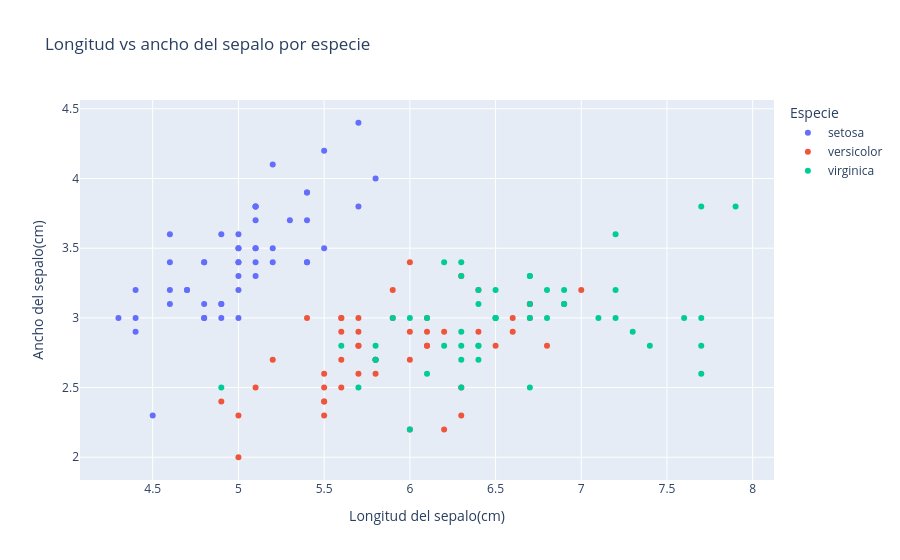

Source (notebook cell):
### Code cell
# 1. Gráfico de dispersión básico
# Construye un gráfico de dispersión que muestre la relación entre `sepal_length` y `sepal_width`. Diferencia
# cada observación según la especie mediante el parámetro `color`. Agrega un título descriptivo y etiquetas
# claras para ambos ejes.
fig=px.scatter(
    df,
    x="sepal_length",
    y="sepal_width",
    color="species",
    title="Longitud vs ancho del sepalo por especie",
    labels={
        "sepal_length":"Longitud del sepalo(cm)",
        "sepal_width":"Ancho del sepalo(cm)",
        "species":"Especie"
    }
)
fig.show()

### Figure 1 — Plotly figure (JSON) as saved in the notebook; plotly's stock layout.template omitted (floating-point values rounded to 4 significant figures)
{"data": [{"hovertemplate": "Especie=setosa<br>Longitud del sepalo(cm)=%{x}<br>Ancho del sepalo(cm)=%{y}<extra></extra>", "legendgroup": "setosa", "marker": {"color": "#636efa", "symbol": "circle"}, "mode": "markers", "name": "setosa", "orientation": "v", "showlegend": true, "type": "scatter", "x": [5.1, 4.9, 4.7, 4.6, 5.0, 5.4, 4.6, 5.0, 4.4, 4.9, 5.4, 4.8, 4.8, 4.3, 5.8, 5.7, 5.4, 5.1, 5.7, 5.1, 5.4, 5.1, 4.6, 5.1, 4.8, 5.0, 5.0, 5.2, 5.2, 4.7, 4.8, 5.4, 5.2, 5.5, 4.9, 5.0, 5.5, 4.9, 4.4, 5.1, 5.0, 4.5, 4.4, 5.0, 5.1, 4.8, 5.1, 4.6, 5.3, 5.0], "xaxis": "x", "y": [3.5, 3.0, 3.2, 3.1, 3.6, 3.9, 3.4, 3.4, 2.9, 3.1, 3.7, 3.4, 3.0, 3.0, 4.0, 4.4, 3.9, 3.5, 3.8, 3.8, 3.4, 3.7, 3.6, 3.3, 3.4, 3.0, 3.4, 3.5, 3.4, 3.2, 3.1, 3.4, 4.1, 4.2, 3.1, 3.2, 3.5, 3.6, 3.0, 3.4, 3.5, 2.3, 3.2, 3.5, 3.8, 3.0, 3.8, 3.2, 3.7, 3.3], "yaxis": "y"}, {"hovertemplate": "Especie=versicolor<br>Longitud del sepalo(cm)=%{x}<br>Ancho del sepalo(cm)=%{y}<extra></extra>", "legendgroup": "versicolor", "marker": {"color": "#EF553B", "symbol": "circle"}, "mode": "markers", "name": "versicolor", "orientation": "v", "showlegend": true, "type": "scatter", "x": [7.0, 6.4, 6.9, 5.5, 6.5, 5.7, 6.3, 4.9, 6.6, 5.2, 5.0, 5.9, 6.0, 6.1, 5.6, 6.7, 5.6, 5.8, 6.2, 5.6, 5.9, 6.1, 6.3, 6.1, 6.4, 6.6, 6.8, 6.7, 6.0, 5.7, 5.5, 5.5, 5.8, 6.0, 5.4, 6.0, 6.7, 6.3, 5.6, 5.5, 5.5, 6.1, 5.8, 5.0, 5.6, 5.7, 5.7, 6.2, 5.1, 5.7], "xaxis": "x", "y": [3.2, 3.2, 3.1, 2.3, 2.8, 2.8, 3.3, 2.4, 2.9, 2.7, 2.0, 3.0, 2.2, 2.9, 2.9, 3.1, 3.0, 2.7, 2.2, 2.5, 3.2, 2.8, 2.5, 2.8, 2.9, 3.0, 2.8, 3.0, 2.9, 2.6, 2.4, 2.4, 2.7, 2.7, 3.0, 3.4, 3.1, 2.3, 3.0, 2.5, 2.6, 3.0, 2.6, 2.3, 2.7, 3.0, 2.9, 2.9, 2.5, 2.8], "yaxis": "y"}, {"hovertemplate": "Especie=virginica<br>Longitud del sepalo(cm)=%{x}<br>Ancho del sepalo(cm)=%{y}<extra></extra>", "legendgroup": "virginica", "marker": {"color": "#00cc96", "symbol": "circle"}, "mode": "markers", "name": "virginica", "orientation": "v", "showlegend": true, "type": "scatter", "x": [6.3, 5.8, 7.1, 6.3, 6.5, 7.6, 4.9, 7.3, 6.7, 7.2, 6.5, 6.4, 6.8, 5.7, 5.8, 6.4, 6.5, 7.7, 7.7, 6.0, 6.9, 5.6, 7.7, 6.3, 6.7, 7.2, 6.2, 6.1, 6.4, 7.2, 7.4, 7.9, 6.4, 6.3, 6.1, 7.7, 6.3, 6.4, 6.0, 6.9, 6.7, 6.9, 5.8, 6.8, 6.7, 6.7, 6.3, 6.5, 6.2, 5.9], "xaxis": "x", "y": [3.3, 2.7, 3.0, 2.9, 3.0, 3.0, 2.5, 2.9, 2.5, 3.6, 3.2, 2.7, 3.0, 2.5, 2.8, 3.2, 3.0, 3.8, 2.6, 2.2, 3.2, 2.8, 2.8, 2.7, 3.3, 3.2, 2.8, 3.0, 2.8, 3.0, 2.8, 3.8, 2.8, 2.8, 2.6, 3.0, 3.4, 3.1, 3.0, 3.1, 3.1, 3.1, 2.7, 3.2, 3.3, 3.0, 2.5, 3.0, 3.4, 3.0], "yaxis": "y"}], "layout": {"legend": {"title": {"text": "Especie"}, "tracegroupgap": 0}, "title": {"text": "Longitud vs ancho del sepalo por especie"}, "xaxis": {"anchor": "y", "domain": [0, 1], "title": {"text": "Longitud del sepalo(cm)"}}, "yaxis": {"anchor": "x", "domain": [0, 1], "title": {"text": "Ancho del sepalo(cm)"}}}}
